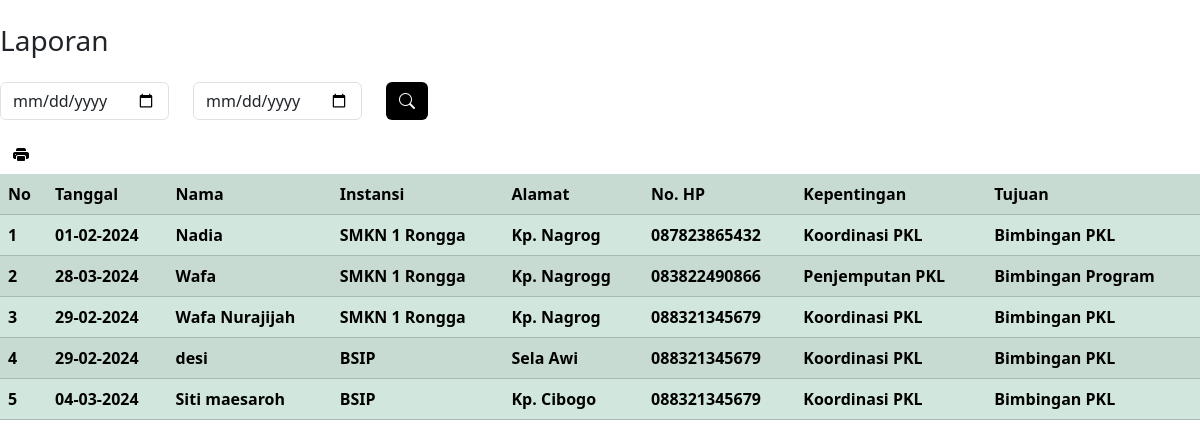
The page /app/laporan.php (signed in) on the database its author committed.
### tables this page shows
CREATE TABLE `tamu` (
  `no` int(11) NOT NULL,
  `tanggal` varchar(25) NOT NULL,
  `nama` varchar(80) NOT NULL,
  `instansi` varchar(80) NOT NULL,
  `alamat` text NOT NULL,
  `nohp` varchar(50) NOT NULL,
  `kepentingan` varchar(100) NOT NULL,
  `tujuan` varchar(100) NOT NULL
);

### app/laporan.php (the view, shortened to what this page needs)
<?php
include "boot.php";
?>
<br>
<h3>Laporan</h3>
<form action="" method="post">
    <div class="input-group mb-3">
        <div class="row mt-3">
            <div class="col">
                    <input type="date" name="tgl1" class="form-control" placeholder="First name" aria-label="First name">
                    </div>
                    <div class="col">
                    <input type="date" name="tgl2" class="form-control" placeholder="Last name" aria-label="Last name">
                    </div>
                    <div class="col">
                        <button type="submit" class="btn" style="background-color: black;" placeholder="Last name" aria-label="Last name"><strong><i class="bi bi-search text-white"></i></button>
                    </div>
        </div>
    </div>
</form>
    <button class="btn" onclick="printDiv('div1')"><i class="bi bi-printer-fill"></i></button>
    <div id="div1">
<?php
include "koneksi.php";
@$tgl1=$_POST['tgl1'];
@$tgl2=$_POST['tgl2'];
if ($tgl1 && $tgl2) {
    $tgl1 = date('d-m-Y', strtotime($tgl1));
    $tgl2 = date('d-m-Y', strtotime($tgl2));
    $tampil = $konek->query("SELECT * FROM tamu WHERE tanggal BETWEEN '$tgl1' AND '$tgl2'");
} else {
    $tampil = $konek->query("SELECT * FROM tamu");
}
?>
<table class="table table-success table-striped">
   <tr>
        <th scope="col">No</th>
        <th scope="col">Tanggal</th>
        <th scope="col">Nama</th>
        <th scope="col">Instansi</th>
        <th scope="col">Alamat</th>
        <th scope="col">No. HP</th>
        <th scope="col">Kepentingan</th>
        <th scope="col">Tujuan</th>
    </tr>
    <?php
    $no = 0;
    while ($t = $tampil->fetch_array()) {
        $no++;
        echo "<tr>";
        echo "<td>$no</td>";
        echo "<td>$t[tanggal]</td>";
        echo "<td>$t[nama]</td>";
        echo "<td>$t[instansi]</td>";
        echo "<td>$t[alamat]</td>";
        echo "<td>$t[nohp]</td>";
        echo "<td>$t[kepentingan]</td>";
        echo "<td>$t[tujuan]</td>";
        echo "</tr>";
    }
    ?>
</div>

### app/laporan.php (style rules this page uses)
i { color: black; }

### rows shown on the page
tamu: tanggal "01-02-2024", nama "Nadia", instansi "SMKN 1 Rongga", alamat "Kp. Nagrog", nohp "087823865432", kepentingan "Koordinasi PKL", tujuan "Bimbingan PKL"
tamu: tanggal "28-03-2024", nama "Wafa", instansi "SMKN 1 Rongga", alamat "Kp. Nagrogg", nohp "083822490866", kepentingan "Penjemputan PKL", tujuan "Bimbingan Program"
tamu: tanggal "29-02-2024", nama "Wafa Nurajijah", instansi "SMKN 1 Rongga", alamat "Kp. Nagrog", nohp "088321345679", kepentingan "Koordinasi PKL", tujuan "Bimbingan PKL"
tamu: tanggal "29-02-2024", nama "desi", instansi "BSIP", alamat "Sela Awi", nohp "088321345679", kepentingan "Koordinasi PKL", tujuan "Bimbingan PKL"
tamu: tanggal "04-03-2024", nama "Siti maesaroh", instansi "BSIP", alamat "Kp. Cibogo", nohp "088321345679", kepentingan "Koordinasi PKL", tujuan "Bimbingan PKL"
